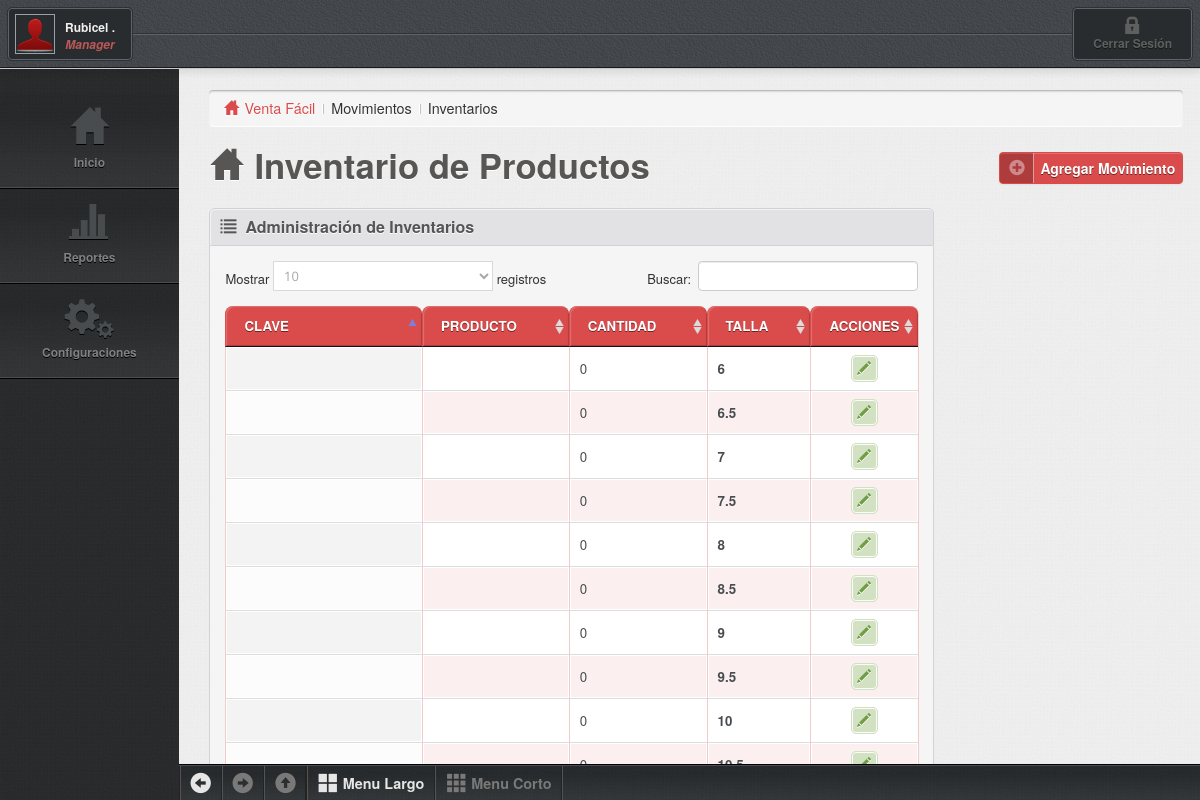
Page /movinventarios/inventarios.php (signed in) on the committed database.
### tables this page shows
CREATE TABLE IF NOT EXISTS `inventario` (
  `idunicoregi` int(12) NOT NULL AUTO_INCREMENT COMMENT 'idunico del inventario registro',
  `idunicoe` int(12) DEFAULT NULL COMMENT 'id unico de la empresa',
  `idunicop` int(12) DEFAULT NULL COMMENT 'id unico del producto',
  `idunicos` int(12) DEFAULT NULL COMMENT 'id unico de la sucursal',
  `cantidad` int(11) DEFAULT NULL COMMENT 'cantidad en existencia',
  `modelo` varchar(30) DEFAULT NULL COMMENT 'modelo del producto',
  `talla` float DEFAULT NULL COMMENT 'talla del producto',
  `lote` varchar(20) DEFAULT NULL COMMENT 'lote del producto',
  `fcaducidad` date DEFAULT NULL COMMENT 'fecha de caducidad',
  `tipo` int(12) DEFAULT NULL COMMENT 'tipo 0=producto 1=servicio',
  KEY `Índice 1` (`idunicoregi`)
);

### movinventarios/inventario_listar.php (the view, shortened to what this page needs)
<?php
	include "../conexion/conexion.php";
	$idunicoe=$_SESSION["pvtacommand_idunicoe"];
    $idunicos=$_SESSION["pvtacommand_idunicos"];
?>
<div class="widget-head">
	<h4 class="heading glyphicons list"><i></i>Administración de Inventarios</h4>
</div>
<div class="widget-body">
	<table id="example" class="display table table-bordered table-condensed table-striped table-primary table-vertical-center checkboxs js-table-sortable" cellspacing="0" width="100%">
		<thead>
			<tr>
				<th>Clave</th>
				<th>Producto</th>
				<th>Cantidad</th>
				<th>Talla</th>
				<th class="center" width="60">Acciones</th>
			</tr>
		</thead>
		<tbody>
			<?php
			if ($idunicos<>0)
			   {$consulta="select inventario.idunicoregi,productos.codigo,productos.nombrep,inventario.cantidad,inventario.talla from inventario left join productos on inventario.idunicop=productos.idunicop where inventario.idunicoe='$idunicoe' and inventario.idunicos='$idunicos' and inventario.tipo='0' order by inventario.idunicoregi,inventario.talla desc
";}
			else
			   {$consulta="select inventario.idunicoregi,productos.codigo,productos.nombrep,inventario.cantidad,inventario.talla from inventario left join productos on inventario.idunicop=productos.idunicop where inventario.idunicoe='$idunicoe' and inventario.tipo='0' order by inventario.idunicoregi,inventario.talla desc";}
			$recordset = mysqli_query($link,$consulta);
			while($registro = mysqli_fetch_array($recordset)){
                $idunicoregi=$registro["idunicoregi"];
                $codigo=$registro["codigo"];
                $nombrep=$registro["nombrep"];
				$cantidad=$registro["cantidad"];
				$talla=$registro["talla"];
				echo'<tr class="selectable">';
					echo'<td><strong>'.$codigo.'</strong></td>';
					echo'<td>'.$nombrep.'</td>';
					echo'<td>'.$cantidad.'</td>';
					echo'<td><strong>'.$talla.'</strong></td>';
					echo'
						<td class="center">
							<a href="#" onClick="acciones(2,'.$idunicoregi.');" title="modificar" class="btn-action glyphicons pencil btn-success"><i></i></a>
						</td>';
				echo'</tr>';
			}
			?>
		</tbody>
	</table>
</div>

### theme/css/demo.css (style rules this page uses)
body { font: 90%/1.45em "Helvetica Neue", HelveticaNeue, Arial, Helvetica, sans-serif; margin: 0; padding: 0; color: #333; background-color: #fff; }
a { cursor: pointer; color: #3174c7; text-decoration: none; }

### rows in the picture
inventario: cantidad "0", talla "6"
inventario: cantidad "0", talla "6.5"
inventario: cantidad "0", talla "7"
inventario: cantidad "0", talla "7.5"
inventario: cantidad "0", talla "8"
inventario: cantidad "0", talla "8.5"
inventario: cantidad "0", talla "9"
inventario: cantidad "0", talla "9.5"
inventario: cantidad "0", talla "10"

### other values in the picture
$nombreuser "Rubicel ."
$tipouser "Manager"
$sys_nombre "Venta Fácil"
$categoria "Movimientos"
$submenu "Inventarios"
